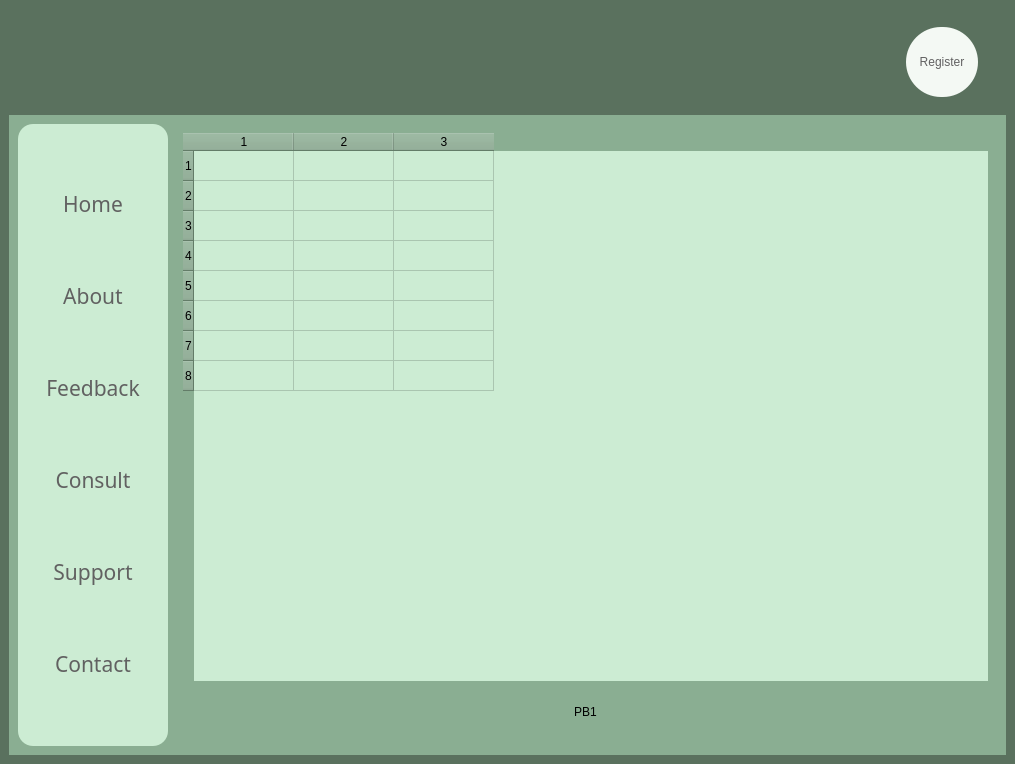
<?xml version="1.0" encoding="UTF-8"?>
<ui version="4.0">
 <class>MainWindow</class>
 <widget class="QMainWindow" name="MainWindow">
  <property name="geometry">
   <rect>
    <x>0</x>
    <y>0</y>
    <width>1015</width>
    <height>764</height>
   </rect>
  </property>
  <property name="windowTitle">
   <string>MainWindow</string>
  </property>
  <property name="styleSheet">
   <string notr="true">background-color:rgb(90, 113, 94);
border:None;</string>
  </property>
  <widget class="QWidget" name="centralwidget">
   <property name="styleSheet">
    <string notr="true">border:None;</string>
   </property>
   <layout class="QVBoxLayout" name="verticalLayout_2">
    <item>
     <widget class="QFrame" name="frame">
      <property name="minimumSize">
       <size>
        <width>0</width>
        <height>100</height>
       </size>
      </property>
      <property name="maximumSize">
       <size>
        <width>16777215</width>
        <height>100</height>
       </size>
      </property>
      <property name="styleSheet">
       <string notr="true">background:transparent;
border:None;</string>
      </property>
      <property name="frameShape">
       <enum>QFrame::StyledPanel</enum>
      </property>
      <property name="frameShadow">
       <enum>QFrame::Raised</enum>
      </property>
      <layout class="QHBoxLayout" name="horizontalLayout_2">
       <item>
        <widget class="QFrame" name="frame_5">
         <property name="frameShape">
          <enum>QFrame::StyledPanel</enum>
         </property>
         <property name="frameShadow">
          <enum>QFrame::Raised</enum>
         </property>
         <layout class="QHBoxLayout" name="horizontalLayout_3">
          <item>
           <widget class="QFrame" name="frame_7">
            <property name="frameShape">
             <enum>QFrame::StyledPanel</enum>
            </property>
            <property name="frameShadow">
             <enum>QFrame::Raised</enum>
            </property>
            <widget class="QPushButton" name="pushButton_14">
             <property name="geometry">
              <rect>
               <x>0</x>
               <y>0</y>
               <width>81</width>
               <height>61</height>
              </rect>
             </property>
             <property name="styleSheet">
              <string notr="true">image: url(:/icons/Wix Logo Maker - Google Chrome 26-08-2022 16_51_23.png);</string>
             </property>
             <property name="text">
              <string/>
             </property>
            </widget>
           </widget>
          </item>
          <item>
           <widget class="QFrame" name="frame_8">
            <property name="maximumSize">
             <size>
              <width>100</width>
              <height>16777215</height>
             </size>
            </property>
            <property name="frameShape">
             <enum>QFrame::StyledPanel</enum>
            </property>
            <property name="frameShadow">
             <enum>QFrame::Raised</enum>
            </property>
            <widget class="QPushButton" name="pushButton_2">
             <property name="geometry">
              <rect>
               <x>30</x>
               <y>10</y>
               <width>41</width>
               <height>41</height>
              </rect>
             </property>
             <property name="styleSheet">
              <string notr="true">QPushButton{
image: url(Media/notification (2).png);
}

QPushButton:hover{
	image: url(Media/notification.png);
}

QPushButton:pressed{
	image: url(Media/notification (1).png);
}</string>
             </property>
             <property name="text">
              <string/>
             </property>
            </widget>
           </widget>
          </item>
         </layout>
        </widget>
       </item>
       <item>
        <widget class="QFrame" name="frame_6">
         <property name="maximumSize">
          <size>
           <width>100</width>
           <height>16777215</height>
          </size>
         </property>
         <property name="frameShape">
          <enum>QFrame::StyledPanel</enum>
         </property>
         <property name="frameShadow">
          <enum>QFrame::Raised</enum>
         </property>
         <widget class="QPushButton" name="Register_Button">
          <property name="geometry">
           <rect>
            <x>9</x>
            <y>9</y>
            <width>72</width>
            <height>70</height>
           </rect>
          </property>
          <property name="minimumSize">
           <size>
            <width>72</width>
            <height>70</height>
           </size>
          </property>
          <property name="cursor">
           <cursorShape>PointingHandCursor</cursorShape>
          </property>
          <property name="styleSheet">
           <string notr="true">color:rgb(97, 97, 97);
background-color: rgb(244, 249, 244);
border-radius:35px;</string>
          </property>
          <property name="text">
           <string>Register</string>
          </property>
         </widget>
        </widget>
       </item>
      </layout>
     </widget>
    </item>
    <item>
     <widget class="QFrame" name="frame_2">
      <property name="styleSheet">
       <string notr="true">/*background-color: qlineargradient(spread:pad, x1:0, y1:0, x2:1, y2:0, stop:0 rgba(0, 179, 255, 255), stop:1 rgba(255, 255, 255, 255));*/

background-color: rgb(138, 174, 146);</string>
      </property>
      <property name="frameShape">
       <enum>QFrame::StyledPanel</enum>
      </property>
      <property name="frameShadow">
       <enum>QFrame::Raised</enum>
      </property>
      <layout class="QHBoxLayout" name="horizontalLayout">
       <item>
        <widget class="QFrame" name="frame_3">
         <property name="minimumSize">
          <size>
           <width>150</width>
           <height>0</height>
          </size>
         </property>
         <property name="maximumSize">
          <size>
           <width>100</width>
           <height>16777215</height>
          </size>
         </property>
         <property name="styleSheet">
          <string notr="true">background-color:rgb(204, 236, 211);
border-radius:15px;</string>
         </property>
         <property name="frameShape">
          <enum>QFrame::StyledPanel</enum>
         </property>
         <property name="frameShadow">
          <enum>QFrame::Raised</enum>
         </property>
         <layout class="QVBoxLayout" name="verticalLayout">
          <item>
           <widget class="QPushButton" name="Home_Button">
            <property name="font">
             <font>
              <family>Javanese Text</family>
              <pointsize>16</pointsize>
              <bold>false</bold>
             </font>
            </property>
            <property name="cursor">
             <cursorShape>PointingHandCursor</cursorShape>
            </property>
            <property name="styleSheet">
             <string notr="true">QPushButton{
color: rgb(97, 97, 97);
border-radius:10px;
}

QPushButton:hover{
background-color: rgb(220, 255, 228);
	/*color: rgb(255, 255, 255);*/
	font: 700 16pt &quot;Constantia&quot;;
}
QPushButton:pressed{
	color: rgb(0, 0, 32);
	border-radius:10px;
	background-color: rgb(138, 174, 146);
}



</string>
            </property>
            <property name="text">
             <string>Home</string>
            </property>
           </widget>
          </item>
          <item>
           <widget class="QPushButton" name="About_Button">
            <property name="font">
             <font>
              <family>Javanese Text</family>
              <pointsize>16</pointsize>
              <bold>false</bold>
             </font>
            </property>
            <property name="cursor">
             <cursorShape>PointingHandCursor</cursorShape>
            </property>
            <property name="styleSheet">
             <string notr="true">QPushButton{
color: rgb(97, 97, 97);
border-radius:10px;
}

QPushButton:hover{
background-color: rgb(220, 255, 228);
	/*color: rgb(255, 255, 255);*/
	font: 700 16pt &quot;Constantia&quot;;
}
QPushButton:pressed{
	color: rgb(0, 0, 32);
	border-radius:10px;
	background-color: rgb(138, 174, 146);
}




</string>
            </property>
            <property name="text">
             <string>About</string>
            </property>
           </widget>
          </item>
          <item>
           <widget class="QPushButton" name="pushButton_6">
            <property name="font">
             <font>
              <family>Javanese Text</family>
              <pointsize>16</pointsize>
              <bold>false</bold>
             </font>
            </property>
            <property name="cursor">
             <cursorShape>PointingHandCursor</cursorShape>
            </property>
            <property name="styleSheet">
             <string notr="true">QPushButton{
color: rgb(97, 97, 97);
border-radius:10px;
}

QPushButton:hover{
background-color: rgb(220, 255, 228);
	/*color: rgb(255, 255, 255);*/
	font: 700 16pt &quot;Constantia&quot;;
}
QPushButton:pressed{
	color: rgb(0, 0, 32);
	border-radius:10px;
	background-color: rgb(138, 174, 146);
}


</string>
            </property>
            <property name="text">
             <string>Feedback</string>
            </property>
           </widget>
          </item>
          <item>
           <widget class="QPushButton" name="pushButton_7">
            <property name="font">
             <font>
              <family>Javanese Text</family>
              <pointsize>16</pointsize>
              <bold>false</bold>
             </font>
            </property>
            <property name="cursor">
             <cursorShape>PointingHandCursor</cursorShape>
            </property>
            <property name="styleSheet">
             <string notr="true">QPushButton{
color: rgb(97, 97, 97);
border-radius:10px;
}

QPushButton:hover{
background-color: rgb(220, 255, 228);
	/*color: rgb(255, 255, 255);*/
	font: 700 16pt &quot;Constantia&quot;;
}
QPushButton:pressed{
	color: rgb(0, 0, 32);
	border-radius:10px;
	background-color: rgb(138, 174, 146);
}



</string>
            </property>
            <property name="text">
             <string>Consult</string>
            </property>
           </widget>
          </item>
          <item>
           <widget class="QPushButton" name="pushButton_5">
            <property name="font">
             <font>
              <family>Javanese Text</family>
              <pointsize>16</pointsize>
              <bold>false</bold>
             </font>
            </property>
            <property name="cursor">
             <cursorShape>PointingHandCursor</cursorShape>
            </property>
            <property name="styleSheet">
             <string notr="true">QPushButton{
color: rgb(97, 97, 97);
border-radius:10px;
}

QPushButton:hover{
background-color: rgb(220, 255, 228);
	/*color: rgb(255, 255, 255);*/
	font: 700 16pt &quot;Constantia&quot;;
}
QPushButton:pressed{
	color: rgb(0, 0, 32);
	border-radius:10px;
	background-color: rgb(138, 174, 146);
}



</string>
            </property>
            <property name="text">
             <string>Support</string>
            </property>
           </widget>
          </item>
          <item>
           <widget class="QPushButton" name="Contact_button">
            <property name="font">
             <font>
              <family>Javanese Text</family>
              <pointsize>16</pointsize>
              <bold>false</bold>
             </font>
            </property>
            <property name="cursor">
             <cursorShape>PointingHandCursor</cursorShape>
            </property>
            <property name="styleSheet">
             <string notr="true">QPushButton{
color: rgb(97, 97, 97);
border-radius:10px;
}

QPushButton:hover{
background-color: rgb(220, 255, 228);
	/*color: rgb(255, 255, 255);*/
	font: 700 16pt &quot;Constantia&quot;;
}
QPushButton:pressed{
	color: rgb(0, 0, 32);
	border-radius:10px;
	background-color: rgb(138, 174, 146);
}



</string>
            </property>
            <property name="text">
             <string>Contact</string>
            </property>
           </widget>
          </item>
         </layout>
        </widget>
       </item>
       <item>
        <widget class="QScrollArea" name="scrollArea">
         <property name="widgetResizable">
          <bool>true</bool>
         </property>
         <widget class="QWidget" name="scrollAreaWidgetContents">
          <property name="geometry">
           <rect>
            <x>0</x>
            <y>0</y>
            <width>823</width>
            <height>622</height>
           </rect>
          </property>
          <layout class="QVBoxLayout" name="verticalLayout_3">
           <item>
            <widget class="QTableWidget" name="tableWidget">
             <property name="styleSheet">
              <string notr="true">QTableWidget{
	background-color: rgb(204, 236, 211);
}</string>
             </property>
             <property name="rowCount">
              <number>8</number>
             </property>
             <property name="columnCount">
              <number>3</number>
             </property>
             <row/>
             <row/>
             <row/>
             <row/>
             <row/>
             <row/>
             <row/>
             <row/>
             <column/>
             <column/>
             <column/>
            </widget>
           </item>
           <item>
            <widget class="QFrame" name="frame_4">
             <property name="minimumSize">
              <size>
               <width>0</width>
               <height>50</height>
              </size>
             </property>
             <property name="frameShape">
              <enum>QFrame::StyledPanel</enum>
             </property>
             <property name="frameShadow">
              <enum>QFrame::Raised</enum>
             </property>
             <layout class="QVBoxLayout" name="verticalLayout_4">
              <item>
               <widget class="QPushButton" name="pushButton">
                <property name="text">
                 <string>PB1</string>
                </property>
               </widget>
              </item>
             </layout>
            </widget>
           </item>
          </layout>
         </widget>
        </widget>
       </item>
      </layout>
     </widget>
    </item>
   </layout>
  </widget>
 </widget>
 <resources>
  <include location="Media/home_page.qrc"/>
 </resources>
 <connections/>
</ui>
